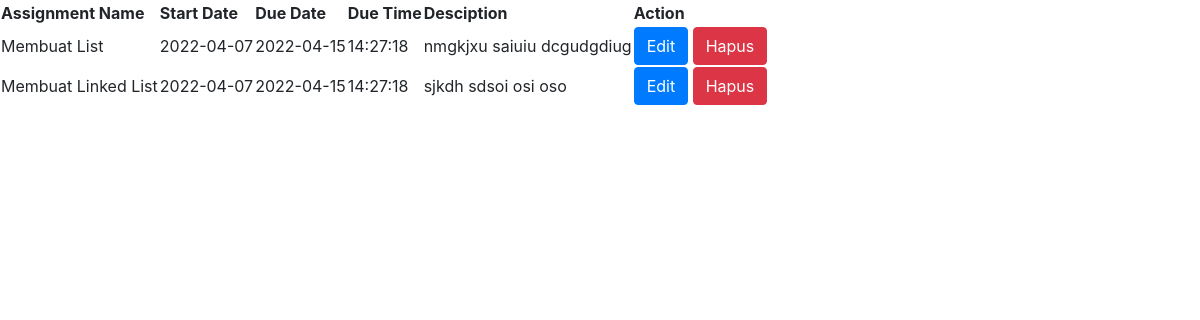
The page /list_assignments.php on the database as committed earlier.
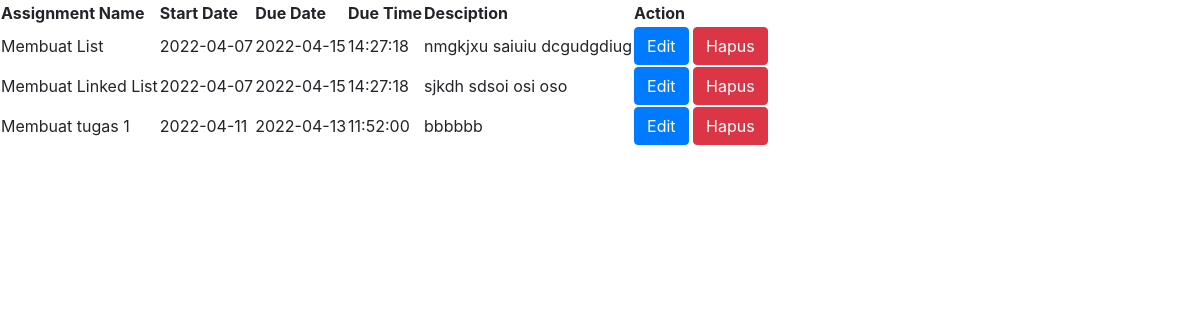
The same page on the database as committed later.
### tables this page shows
CREATE TABLE `assignments` (
  `assignment_id` int(10) UNSIGNED NOT NULL,
  `assignment_name` varchar(100) NOT NULL,
  `assignment_start_date` datetime NOT NULL,
  `assignment_end_date` datetime NOT NULL,
  `assignment_desc` text NOT NULL,
  `assignment_type` enum('exam','task','','') NOT NULL,
  `subject_id` int(10) UNSIGNED NOT NULL
);

### Model/DbConnect.php (called while the page is built)
<?php
class DbConnect
{
    private $host = "localhost";
    private $user = "root";
    private $pass = "";
    private $dbName = "incareer2";
    public function connect()
    {
        try {
            $conn = new PDO('mysql:host=' . $this->host . '; dbname=' . $this->dbName, $this->user, $this->pass);
            $conn->setAttribute(PDO::ATTR_ERRMODE, PDO::ERRMODE_EXCEPTION);
            return $conn;
        } catch (PDOException $e) {
            echo "Database Error: " . $e->getMessage();
        }
    }
}

### Model/Assignments.php (called while the page is built, shortened)
<?php
class Assignments
{
    private $dbConn;
    public function __construct()
    {
        require_once("DbConnect.php");
        $db = new DbConnect;
        $this->dbConn = $db->connect();
    }
    public function getAllAssigment()
    {
        $stmt = $this->dbConn->prepare("SELECT * FROM assignments");
        try {
            if ($stmt->execute()) {
                $assignments = $stmt->fetchAll(PDO::FETCH_ASSOC);
            }
        } catch (Exception $e) {
            return $e->getMessage();
        }
        return $assignments;
    }
    public function getAssignmentById($id)
    {
        $stmt = $this->dbConn->prepare("SELECT * FROM assignments WHERE assignment_id = :id");
        $stmt->bindParam(":id", $id);
        try {
            if ($stmt->execute()) {
                $assigmentData = $stmt->fetch(PDO::FETCH_ASSOC);
            }
        } catch (Exception $e) {
            return $e->getMessage();
        }
        return $assigmentData;
    }
}

### list_assignments.php (the view, shortened to what this page needs)
<?php
require "./Model/Assignments.php";
$objAssignment = new Assignments;
$allAssignments = $objAssignment->getAllAssigment();
?>
<!DOCTYPE html>
<html lang="en">
<head>
    <link rel="stylesheet" href="https://cdn.jsdelivr.net/npm/bootstrap@4.4.1/dist/css/bootstrap.min.css">
</head>
<body>
    <table>
        <thead>
            <tr>
                <th>Assignment Name</th>
                <th>Start Date</th>
                <th>Due Date</th>
                <th>Due Time</th>
                <th>Desciption</th>
                <th>Action</th>
            </tr>
        </thead>
        <tbody>
            <?php foreach($allAssignments as $row => $assignment) : ?>
                <?php
                    $arrStartDate = explode(" ", $assignment['assignment_start_date']);
                    $arrEndDate = explode(" ", $assignment['assignment_end_date']);
                    $startDate = $arrStartDate[0];
                    $dueDate = $arrEndDate[0];
                    $dueTime = $arrEndDate[1];
                ?>
                <tr>
                    <td><?=$assignment['assignment_name'] ?></td>
                    <td><?=$startDate; ?></td>
                    <td><?=$dueDate; ?></td>
                    <td><?=$dueTime; ?></td>
                    <td><?=$assignment['assignment_desc'] ?></td>
                    <td>
                        <button type="button" class="btn btn-primary" data-toggle="modal" data-target="#exampleModal<?=$assignment['assignment_id'];?>">Edit</button>
                                            <?php
                                                $assigments = $objAssignment->getAssignmentById($assignment['assignment_id']);
                                            ?>
                        <a class="btn btn-danger" href="list_assignments.php?act=delete&assign_id=<?=$assignment['assignment_id'];?>">Hapus</a>
                    </td>
                </tr>
            <?php endforeach ?>
        </tbody>
    </table>
</body>
</html>

Rows that differ between the two databases and show on the page:
added assignments: assignment_name "Membuat tugas 1", assignment_start_date "2022-04-11", assignment_end_date "2022-04-13", assignment_end_date "11:52:00", assignment_desc "bbbbbb"
